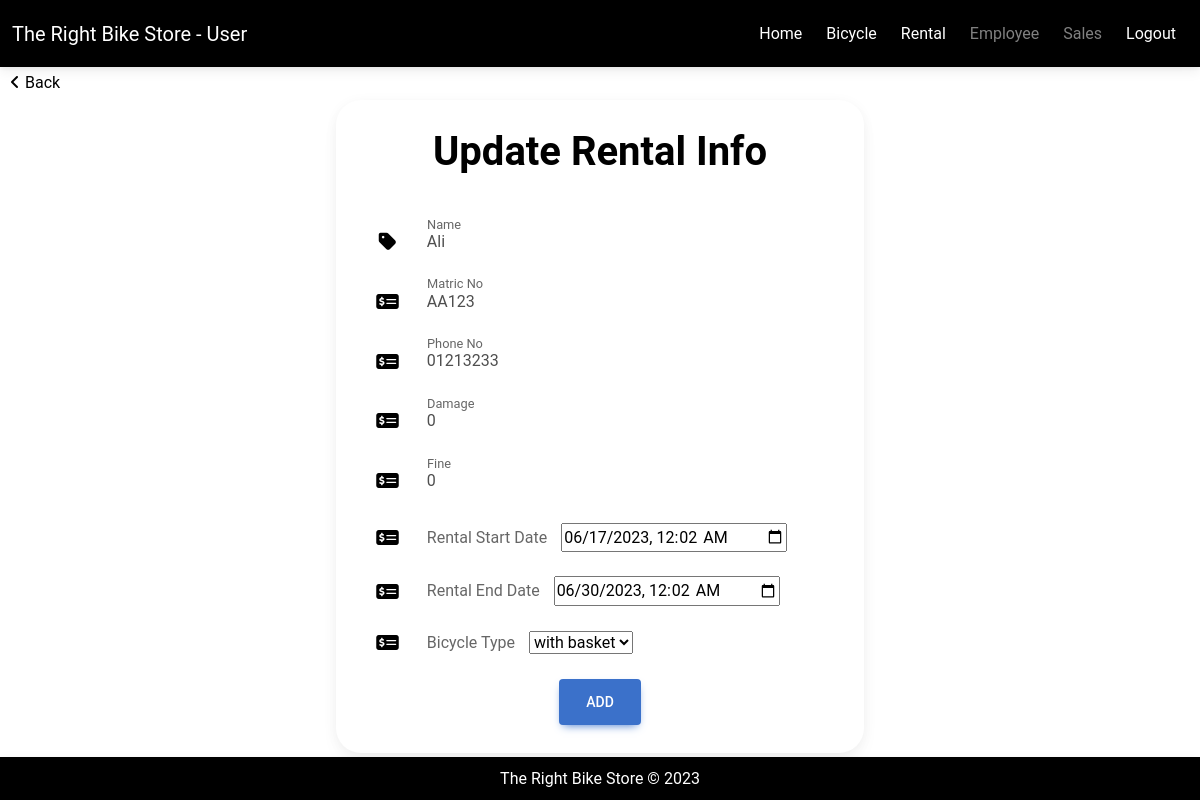
Page /rentalUpdate.php?id=21 on the committed database.
### tables this page shows
CREATE TABLE `rental_info` (
  `id` int(11) NOT NULL,
  `name` varchar(30) NOT NULL,
  `matric_no` varchar(8) NOT NULL,
  `phoneNo` varchar(11) NOT NULL,
  `damage` varchar(255) DEFAULT NULL,
  `fine` varchar(255) DEFAULT NULL,
  `rental_start_day` timestamp NOT NULL,
  `rental_end_day` timestamp NOT NULL,
  `rental_fee` decimal(5,2) NOT NULL,
  `bicycle_id` int(11) DEFAULT NULL,
  `created_at` timestamp NULL DEFAULT CURRENT_TIMESTAMP,
  `updated_at` timestamp NULL DEFAULT CURRENT_TIMESTAMP ON UPDATE CURRENT_TIMESTAMP,
  `created_by_admin` int(11) DEFAULT NULL,
  `created_by_employee` int(11) DEFAULT NULL,
  `updated_by_admin` int(11) DEFAULT NULL,
  `updated_by_employee` int(11) DEFAULT NULL
);

### rentalUpdate.php (the view, shortened to what this page needs)
<?php
require_once "./header.php";
require_once "./config/config.php";
?>
<?php
if(isset($_GET['id'])){
    $id = $_GET['id'];
    $select = $conn->prepare("SELECT * FROM rental_info WHERE id = :id");
    $select->execute([':id' => $id]);
    $customer = $select->fetch(PDO::FETCH_OBJ);
    $selectBicycles = $conn->prepare("SELECT * FROM bicycle WHERE status = 1 OR (status = 0 AND id = :bicycle_id)");
    $selectBicycles->execute([':bicycle_id' => $customer->bicycle_id]);
    $allBicycle = $selectBicycles->fetchAll(PDO::FETCH_ASSOC);
}
?>
<div class="back" style="padding-top:60px">
  <a href="rentalList.php"><i class="fa-solid fa-angle-left"></i>Back</a>
</div>
<div class="container-fluid">
  <div class="row justify-content-center p-5 pt-1">
    <div class="col-lg-6">
      <div class="card text-black" style="border-radius: 25px;">
        <div class="card-body p-md-5 p-lg-1">
          <div class="row justify-content-center">
              <p class="text-center h1 fw-bold mb-5 mx-1 mx-md-4 mt-4">Update Rental Info</p>
              <form action="rentalUpdate.php?id=<?php echo $id; ?>" class="px-5" method="POST">
                <div class="d-flex flex-row align-items-center mb-4">
                  <i class="fas fa-tag fa-lg me-3 fa-fw"></i>
                  <div class="form-outline flex-fill mb-0">
                    <input type="text" id="name" class="form-control active" name="name" value="<?php echo $customer->name; ?>" required/>
                    <label class="form-label" for="name">Name</label>
                  </div>
                </div>
                <div class="d-flex flex-row align-items-center mb-4">
                  <i class="fas fa-money-check-dollar fa-lg me-3 fa-fw"></i>
                  <div class="form-outline flex-fill mb-0">
                    <input type="text" id="matricNo" class="form-control active" name="matricNo" value="<?php echo $customer->matric_no; ?>" required/>
                    <label class="form-label" for="matricNo">Matric No</label>
                  </div>
                </div>
                <div class="d-flex flex-row align-items-center mb-4">
                  <i class="fas fa-money-check-dollar fa-lg me-3 fa-fw"></i>
                  <div class="form-outline flex-fill mb-0">
                    <input type="number" id="phoneNo" class="form-control active" name="phoneNo" value="<?php echo $customer->phoneNo; ?>" required/>
                    <label class="form-label" for="phoneNo">Phone No</label>
                  </div>
                </div>
                <div class="d-flex flex-row align-items-center mb-4">
                  <i class="fas fa-money-check-dollar fa-lg me-3 fa-fw"></i>
                  <div class="form-outline flex-fill mb-0">
                    <input type="number" id="damage" class="form-control active" name="damage" value="<?php echo $customer->damage; ?>" required/>
                    <label class="form-label" for="damage">Damage</label>
                  </div>
                </div>
                <div class="d-flex flex-row align-items-center mb-4">
                  <i class="fas fa-money-check-dollar fa-lg me-3 fa-fw"></i>
                  <div class="form-outline flex-fill mb-0">
                    <input type="number" id="fine" class="form-control active" name="fine" value="<?php echo $customer->fine; ?>" required/>
                    <label class="form-label" for="fine">Fine</label>
                  </div>
                </div>
                <div class="d-flex flex-row align-items-center mb-4">
                  <i class="fas fa-money-check-dollar fa-lg me-3 fa-fw"></i>
                  <div class="form-outline flex-fill mb-0">
					<label class="form-label" style="padding-left:12px; margin-bottom:0; margin-right: 10px;" for="rentalStartDay">Rental Start Date</label>
					<input type="datetime-local" id="rentalStartDay" name="rental_start_day" value="<?php echo $customer->rental_start_day; ?>">
                  </div>
                </div>
                <div class="d-flex flex-row align-items-center mb-4">
                  <i class="fas fa-money-check-dollar fa-lg me-3 fa-fw"></i>
                  <div class="form-outline flex-fill mb-0">
					<label class="form-label" style="padding-left:12px; margin-bottom:0; margin-right: 10px;" for="rentalEndDay">Rental End Date</label>
				    <input type="datetime-local" id="rentalEndDay" name="rental_end_day"  value="<?php echo $customer->rental_end_day; ?>">
					</div>
                </div>
                <div class="d-flex flex-row align-items-center mb-4">
                <i class="fas fa-money-check-dollar fa-lg me-3 fa-fw"></i>
                <div class="form-outline flex-fill mb-0">
                    <label class="form-label" style="padding-left:12px; margin-bottom:0; margin-right: 10px;" for="bicycleId">Bicycle Type</label>
                    <select class="select" name="bicycle_id" required>
                    <?php foreach ($allBicycle as $bicycle): ?>
                        <?php $selected = ($bicycle['id'] == $customer->bicycle_id) ? 'selected' : ''; ?>
                        <option value="<?php echo $bicycle['id']; ?>" <?php echo $selected; ?>><?php echo $bicycle['type']; ?></option>
                    <?php endforeach; ?>
                    </select>
                </div>
                </div>
                <div class="d-flex justify-content-center mx-4 mb-3 mb-lg-4">
                  <button type="submit" name="submit" class="btn btn-primary btn-lg">Add</button>
                </div>
              </form>
          </div>
        </div>
      </div>
    </div>
  </div>
</div>
<?php
require_once "./footer.php";
?>

### assets/css/style.css (style rules this page uses)
.back { margin-left: 10px; margin-top: 10px; }
.back a { color: black; text-decoration: none; }
.back i { padding-right: 5px; }
.btn { text-align: center; }

### rows in the picture
rental_info: name "Ali", matricNo "AA123", phoneNo "01213233", damage "0", fine "0", rental_start_day "06/17/2023 00:02", rental_end_day "06/30/2023 00:02"

### other values in the picture
form field bicycle_id "with basket"
